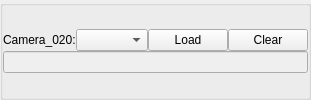
                          <widget class="QGroupBox" name="camera_index_groupBox_20">
                           <property name="title">
                            <string/>
                           </property>
                           <layout class="QGridLayout" name="gridLayout_23">
                            <property name="leftMargin">
                             <number>0</number>
                            </property>
                            <property name="topMargin">
                             <number>0</number>
                            </property>
                            <property name="rightMargin">
                             <number>0</number>
                            </property>
                            <property name="bottomMargin">
                             <number>0</number>
                            </property>
                            <property name="spacing">
                             <number>0</number>
                            </property>
                            <item row="0" column="0">
                             <layout class="QVBoxLayout" name="verticalLayout_25">
                              <item>
                               <layout class="QHBoxLayout" name="horizontalLayout_43" stretch="0,1,0,0">
                                <item>
                                 <widget class="QLabel" name="camera_index_label_20">
                                  <property name="text">
                                   <string>Camera_020:</string>
                                  </property>
                                 </widget>
                                </item>
                                <item>
                                 <widget class="QComboBox" name="camera_index_comboBox_20"/>
                                </item>
                                <item>
                                 <widget class="QPushButton" name="camera_index_pushButton_20">
                                  <property name="text">
                                   <string>Load</string>
                                  </property>
                                 </widget>
                                </item>
                                <item>
                                 <widget class="QPushButton" name="camera_index_clear_pushButton_20">
                                  <property name="text">
                                   <string>Clear</string>
                                  </property>
                                 </widget>
                                </item>
                               </layout>
                              </item>
                              <item>
                               <layout class="QHBoxLayout" name="horizontalLayout_44">
                                <item>
                                 <widget class="QLineEdit" name="camera_index_lineEdit_20">
                                  <property name="enabled">
                                   <bool>false</bool>
                                  </property>
                                 </widget>
                                </item>
                               </layout>
                              </item>
                             </layout>
                            </item>
                           </layout>
                          </widget>
